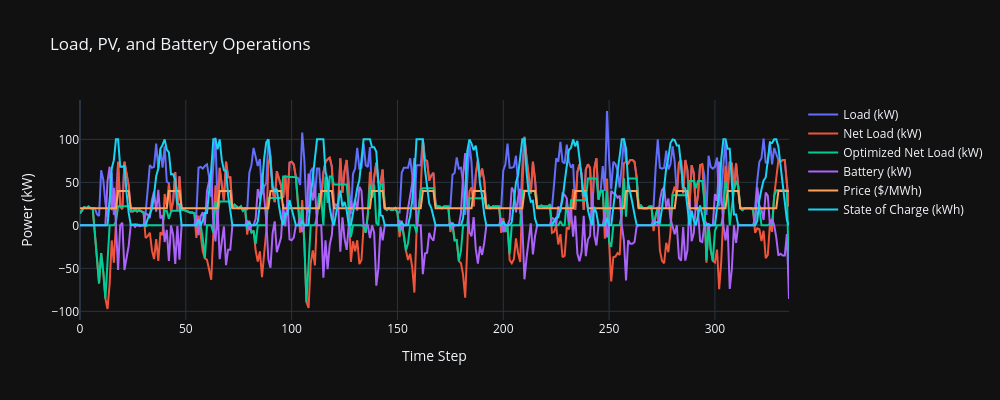

The cell this chart's notebook holds for it:
### Code cell
plot_results(res['x_pv'], res["E_bat_kWh"], res['series']['P_ch_kW'] -res['series']['P_dis_kW'], res['series']['SOC_kWh'], PV_base, L, price)

### Figure 1 — Plotly figure (JSON) as saved in the notebook; plotly's stock layout.template omitted (floating-point values rounded to 4 significant figures; data arrays with more than 128 entries replaced by an {"elided": "..."} marker saying what was removed)
{"data": [{"mode": "lines", "name": "Load (kW)", "x": {"elided": "336 int values"}, "y": {"elided": "336 float values"}, "type": "scatter"}, {"mode": "lines", "name": "Net Load (kW)", "x": {"elided": "336 int values"}, "y": {"elided": "336 float values"}, "type": "scatter"}, {"mode": "lines", "name": "Optimized Net Load (kW)", "x": {"elided": "336 int values"}, "y": {"elided": "336 float values"}, "type": "scatter"}, {"mode": "lines", "name": "Battery (kW)", "x": {"elided": "336 int values"}, "y": {"elided": "336 float values"}, "type": "scatter"}, {"mode": "lines", "name": "Price ($/MWh)", "x": {"elided": "336 int values"}, "y": {"elided": "336 float values"}, "type": "scatter"}, {"mode": "lines", "name": "State of Charge (kWh)", "x": {"elided": "336 int values"}, "y": {"elided": "336 float values"}, "type": "scatter"}], "layout": {"title": {"text": "Load, PV, and Battery Operations"}, "xaxis": {"title": {"text": "Time Step"}}, "yaxis": {"title": {"text": "Power (kW)"}}, "hovermode": "x unified", "width": 1000, "height": 400}}
